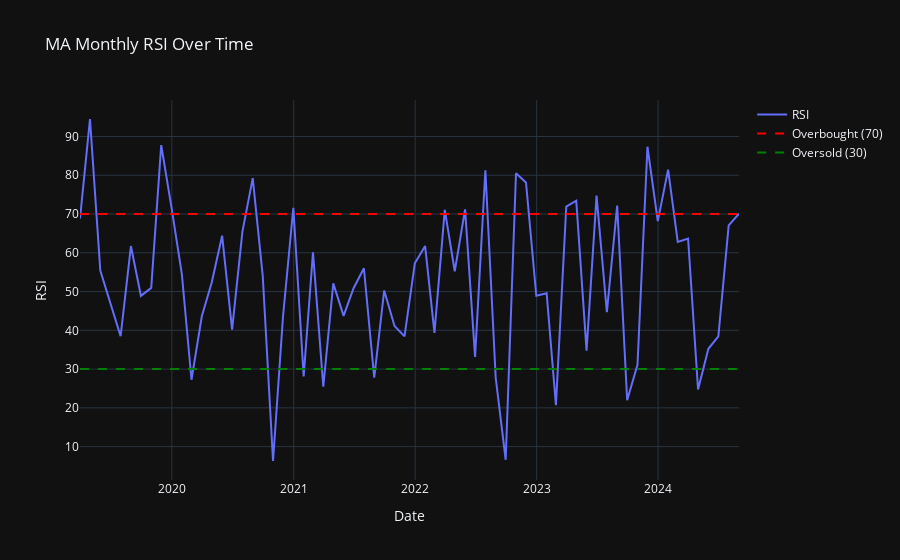

The notebook cell this image was saved under:
### Markdown cell above
#### Now let's look at our RSI (Relative Strength Index) for our MA data.

### Code cell
# Converting to monthly data for a smoother plot
ma_monthly = ma_data.resample('ME').agg({
    'Close_core' : 'last',
    'RSI_core' : 'last'
})

fig = go.Figure()

# Plotting our RSI line
fig.add_trace(go.Scatter(x = ma_monthly.index, y = ma_monthly['RSI_core'], mode = 'lines', name = 'RSI'))

# Now adding lines for Overbought and Oversold at 0.7 and 0.3 respectively
fig.add_trace(go.Scatter(x = ma_monthly.index, y = [70]*len(ma_monthly), mode = 'lines', name = 'Overbought (70)', line = dict(dash = 'dash', color = 'red')))
fig.add_trace(go.Scatter(x = ma_monthly.index, y = [30]*len(ma_monthly), mode = 'lines', name = 'Oversold (30)', line = dict(dash = 'dash', color = 'green')))

fig.update_layout(title = 'MA Monthly RSI Over Time', xaxis_title = 'Date', yaxis_title = 'RSI', template = 'plotly_dark')

fig.show()
